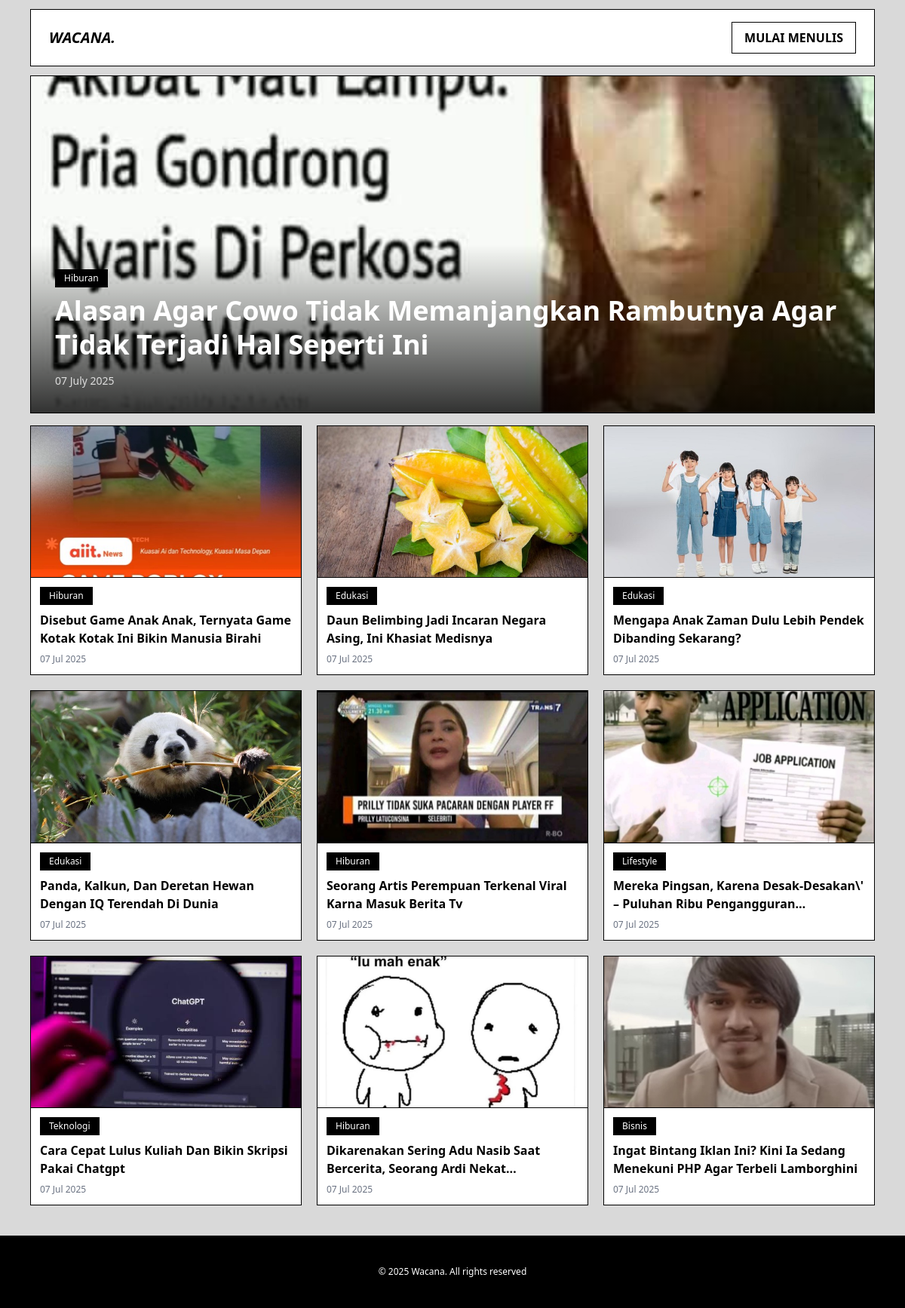
The page /pages/index.php on the database its author committed.
### tables this page shows
CREATE TABLE `articles` (
  `id` int NOT NULL,
  `user_id` int NOT NULL,
  `title` varchar(255) NOT NULL,
  `content` text NOT NULL,
  `cover_image` varchar(255) DEFAULT NULL,
  `published_at` datetime DEFAULT NULL,
  `created_at` timestamp NULL DEFAULT CURRENT_TIMESTAMP,
  `updated_at` timestamp NULL DEFAULT CURRENT_TIMESTAMP ON UPDATE CURRENT_TIMESTAMP,
  `category` varchar(50) DEFAULT NULL
);

### php/connection.php (called while the page is built, shortened)
<?php
$servername = "localhost";
$username = "root";
$password = "";
$db_name = "majalah";
$conn = new mysqli($servername, $username, $password, $db_name);
$query = "select * from articles";
$result = mysqli_query($conn, $query);
?>

### pages/index.php (the view, shortened to what this page needs)
<?php
include_once("../php/connection.php");
$user_role = $_SESSION['role'] ?? 'guest';
$sql = "SELECT * FROM articles ORDER BY published_at DESC LIMIT 20";
$result = $conn->query($sql);
$datas = [];
if ($result && $result->num_rows > 0) {
  while ($row = $result->fetch_assoc()) {
    $datas[] = $row;
  }
}
?>
<!DOCTYPE html>
<html lang="en">
<head>
  <link rel="stylesheet" href="../public/css/output.css" />
</head>
<body class="bg-[#d9d9d9] max-w-7xl mx-auto relative">
  <nav
    class="relative flex items-center justify-between px-6 py-4 my-3 bg-white border text-black border-black xl:mx-0 mx-10">
    <div class="flex-1">
      <a href="index.php" class="text-xl italic font-bold uppercase">Wacana.</a>
    </div>
    <div class="flex-1 flex justify-end items-center gap-x-4">
      <?php if (isset($_SESSION['user_id'])): ?>
        <span class="text-sm font-medium hidden sm:block">Halo, <?= htmlspecialchars($_SESSION['name']); ?></span>
        <?php if ($user_role === 'admin'): ?>
          <a href="./admin-dashboard.php"
            class="bg-white py-2 px-4 capitalize border-black border hover:shadow-[3px_3px_0_0_black] font-semibold duration-200">Admin</a>
        <?php endif; ?>
        <a href="./list-artikel.php"
          class="bg-white py-2 px-4 capitalize border-black border hover:shadow-[3px_3px_0_0_black] font-semibold duration-200">List
          Artikel</a>
        <a id="openModalBtn"
          class="bg-white py-2 px-4 capitalize border-black border hover:shadow-[3px_3px_0_0_black] font-semibold duration-200 cursor-pointer">
          Tambah Artikel
        </a>
        <a href="./logout.php"
          class="bg-red-600 text-white py-2 px-4 capitalize border-black hover:shadow-[3px_3px_0_0_black] border font-semibold duration-200 logout-btn">Logout</a>
      <?php else: ?>
        <a href="./login.php"
          class="bg-white py-2 px-4 uppercase border-black border hover:shadow-[3px_3px_0_0_black] font-bold duration-200">Mulai
          Menulis</a>
      <?php endif; ?>
    </div>
  </nav>
  <main class="xl:mx-0 mx-10">
    <?php if (!empty($datas)): ?>
      <?php
      if (isset($datas[5])) {
        $main_article = $datas[4];
      } else {
        $main_article = $datas[0];
      }
      $main_article_id = $main_article['id'];
      ?>
      <section class="mb-4">
        <a href="artikel.php?id=<?= htmlspecialchars($main_article['id']) ?>" class="block group">
          <div class="relative border border-black overflow-hidden aspect-video md:aspect-[2.5/1]">
            <img src="<?= htmlspecialchars($main_article["cover_image"]) ?>"
              alt="<?= htmlspecialchars($main_article["title"]) ?>"
              class="w-full h-full object-cover object-center group-hover:scale-105 duration-300 lazy-loaded" />
            <div class="absolute bottom-0 left-0 w-full h-1/2 bg-gradient-to-t from-black/80 to-transparent"></div>
            <div class="absolute bottom-0 p-4 sm:p-6 lg:p-8 text-white w-full">
              <span
                class="mb-2 inline-block self-start bg-black py-1 px-3 text-xs capitalize text-white"><?= htmlspecialchars($main_article["category"]) ?></span>
              <h1 class="font-bold text-xl sm:text-2xl lg:text-4xl leading-tight line-clamp-2 capitalize">
                <?= htmlspecialchars($main_article["title"]) ?>
              </h1>
              <span class="mt-4 block text-sm opacity-80">
                <?= date('d F Y', strtotime($main_article["published_at"])) ?>
              </span>
            </div>
          </div>
        </a>
      </section>
      <section>
        <div class="grid grid-cols-1 sm:grid-cols-2 lg:grid-cols-3 xl:grid-cols-4 gap-5">
          <?php
          foreach ($datas as $data):
            if ($data['id'] == $main_article_id) {
              continue;
            }
            ?>
            <a href="artikel.php?id=<?= htmlspecialchars($data['id']) ?>"
              class="group flex flex-col border bg-white border-black hover:shadow-[4px_4px_0_0_black] duration-200 hover:-translate-y-1">
              <div class="aspect-video overflow-hidden border-b border-black">
                <img src="<?= htmlspecialchars($data["cover_image"]) ?>" alt="<?= htmlspecialchars($data["title"]) ?>"
                  class="w-full h-full object-cover group-hover:scale-105 duration-300 lazy-loaded" />
              </div>
              <div class="flex flex-col flex-grow p-3">
                <span
                  class="mb-2 inline-block self-start bg-black py-1 px-3 text-xs capitalize text-white"><?= htmlspecialchars($data["category"]) ?></span>
                <h2 class="flex-grow font-semibold capitalize text-base line-clamp-2">
                  <?= htmlspecialchars($data["title"]) ?>
                </h2>
                <span class="mt-2 text-xs text-gray-500">
                  <?= date('d M Y', strtotime($data["published_at"])) ?>
                </span>
              </div>
            </a>
          <?php endforeach; ?>
        </div>
      </section>
    <?php else: ?>
      <p class="text-center py-10">Belum ada artikel untuk ditampilkan.</p>
    <?php endif; ?>
  </main>
  <footer class="w-full px-4 sm:px-6 lg:px-8 py-10 bg-black text-white mt-10">
    <p class="text-center text-xs">© <?= date("Y") ?> Wacana. All rights reserved</p>
  </footer>
</body>
</html>

### rows shown on the page
articles: cover_image (picture), category "Hiburan", title "Alasan Agar Cowo Tidak Memanjangkan Rambutnya Agar Tidak Terjadi Hal Seperti Ini", published_at "07 July 2025"
articles: cover_image (picture), category "Hiburan", title "Disebut Game Anak Anak, Ternyata Game Kotak Kotak Ini Bikin Manusia Birahi", published_at "07 Jul 2025"
articles: cover_image (picture), category "Edukasi", title "Daun Belimbing Jadi Incaran Negara Asing, Ini Khasiat Medisnya", published_at "07 Jul 2025"
articles: cover_image (picture), category "Edukasi", title "Mengapa Anak Zaman Dulu Lebih Pendek Dibanding Sekarang?", published_at "07 Jul 2025"
articles: cover_image (picture), category "Edukasi", title "Panda, Kalkun, Dan Deretan Hewan Dengan IQ Terendah Di Dunia", published_at "07 Jul 2025"
articles: cover_image (picture), category "Hiburan", title "Seorang Artis Perempuan Terkenal Viral Karna Masuk Berita Tv", published_at "07 Jul 2025"
articles: cover_image (picture), category "Lifestyle", title "Mereka Pingsan, Karena Desak-Desakan\\' – Puluhan Ribu…", published_at "07 Jul 2025"
articles: cover_image (picture), category "Teknologi", title "Cara Cepat Lulus Kuliah Dan Bikin Skripsi Pakai Chatgpt", published_at "07 Jul 2025"
articles: cover_image (picture), category "Hiburan", title "Dikarenakan Sering Adu Nasib Saat Bercerita, Seorang Ardi…", published_at "07 Jul 2025"
articles: cover_image (picture), category "Bisnis", title "Ingat Bintang Iklan Ini? Kini Ia Sedang Menekuni PHP Agar Terbeli Lamborghini", published_at "07 Jul 2025"
